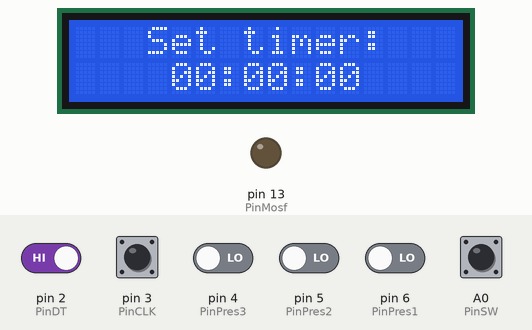
Simulated run of this sketch. Board: Arduino Nano, built with avr-gcc and run on an emulated ATmega328P. On the bench: 16×2 character LCD, output pins drawn as LEDs (lit = HIGH). Inputs (shaded band) come from the test bench; at power-on: A0 (PinSW), pin 2 (PinDT), pin 3 (PinCLK) HIGH, pin 4 (PinPres3), pin 5 (PinPres2), pin 6 (PinPres1) LOW. EEPROM starts erased.

Above: at 4.2 s.
4.3 s: pin 4 (PinPres3) driven HIGH
7.3 s: pin 2 (PinDT) driven LOW
At 8.0 s:
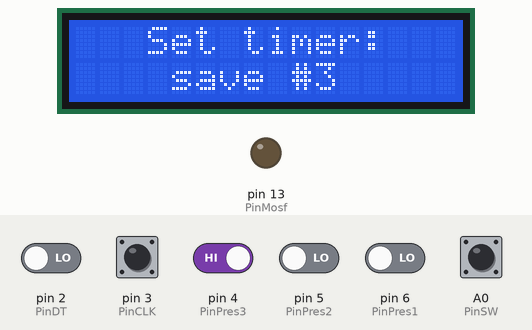
At 9.8 s:
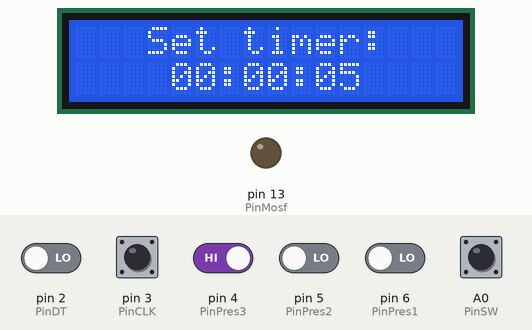
10.1 s: pin 5 (PinPres2) driven HIGH
13.1 s: pin 6 (PinPres1) driven HIGH
16.1 s: pin 6 (PinPres1) driven LOW
At 17.7 s:
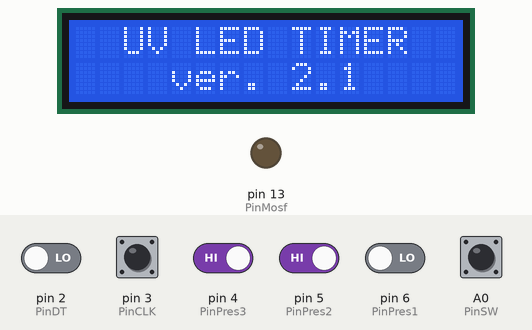
19.1 s: A0 (PinSW) pulled LOW for 1 s
At 21.1 s:
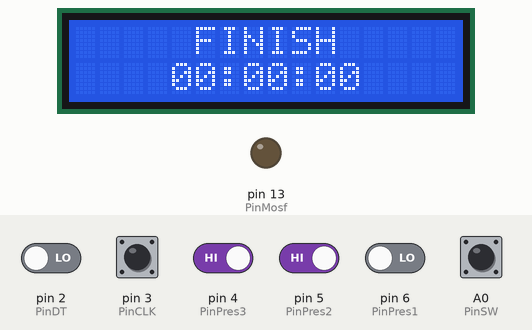
Timing chart, 0 to 22.6 s (numbered marks = the images above; inputs shaded):
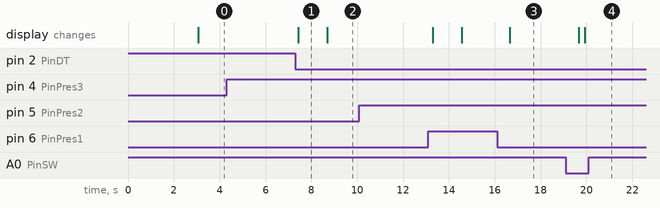

Measured:
- after the input at 4.3 s, every drawn part: stays the same
- after the input at 7.3 s, the display: first differs from a run without the input after 1.4 s (image 2)
- after the input at 10.1 s, every drawn part: stays the same
- after the input at 16.1 s, the display: changes after 0.57 s (image 3)
- after the input at 19.1 s, the display: first differs from a run without the input after 0.82 s (image 4)
- what the display in image 1 shows lasts 1.3 s, from 7.4 s to 8.7 s

The sketch:

Arduino.ino
```cpp
// ----------------------------------------------------------------------------
// LED засветка фоторезиста и паяльной маски
// версия 2.1 (Nano)
// (c) 2019 Дмитрий Дементьев <info@phpscript.ru>
// ----------------------------------------------------------------------------

#include <EEPROM.h>
#if ARDUINO >= 100
  #include <Arduino.h>
#else
  #include <WProgram.h>
#endif
#include "config.h"
#include "button.h"
#include "lcd.h"

LCD       lcd;
Data1602  fullDataScreen;
BUTTON    button1;
BUTTON    button2;
BUTTON    button3;

int  Presets[]    = {0, 0, 0};
int  PresetsBtn[] = {1, 2, 3};
unsigned long currentTime;   // текущее время
unsigned long loopTime;      // время окончания
unsigned long LimitTime = 0; // таймер
volatile boolean turn;
volatile boolean up;
boolean start = false;       // флаг запуска отсчета

void setup() {

  Serial.begin(9600);
  Presets[0] = EEPROM.read(0); // берем пресеты из EEPROM
  Presets[1] = EEPROM.read(1);
  Presets[2] = EEPROM.read(2);
  for(int i=0; i<2; i++) {
    if (Presets[i] < 0 || Presets[i] > 86400) Presets[i] = 0;
  }
  pinMode(PinCLK, INPUT); // входы
  pinMode(PinDT, INPUT);
  pinMode(PinSW, INPUT);
  digitalWrite(PinSW, HIGH);
  pinMode(PinPres1, INPUT);
  pinMode(PinPres2, INPUT);
  pinMode(PinPres3, INPUT);
  pinMode(PinMosf, OUTPUT);
  attachInterrupt (0, isr, CHANGE); // прерывание энкодера
  currentTime = millis();
  lcd.init();
  lcd.splashScreen();
  delay(3000);
}

void loop() {

  /**
     выбран режим отсчета
  */
  if (start == true) {

    digitalWrite(PinMosf, HIGH); // включаем

    // отсчет времени
    currentTime = millis();
    loopTime = currentTime + LimitTime*1000; // когда закончить
    while (currentTime < loopTime) { // сравниваем текущее время с временем окончания

      int h = LimitTime/60/60;
      int m = LimitTime/60%60;
      int s = LimitTime%60;

      sprintf(fullDataScreen.stroka1, "%s", "   Working...   ");
      sprintf(fullDataScreen.stroka2, "    %02d:%02d:%02d    ", h,m,s);

      LimitTime = (loopTime - currentTime) / 1000; // уменьшаем таймер
      currentTime = millis(); // получаем новое время

      lcd.updateScreen(&fullDataScreen);
    }

    // окончание работы таймера
    digitalWrite(PinMosf, LOW); // отключаем засветку

    sprintf(fullDataScreen.stroka1, "%s", "     FINISH     ");
    lcd.updateScreen(&fullDataScreen);
    start = false;
    delay (3000);

    /**
       выбран режим выбора времени
    */
  } else {

    digitalWrite(PinMosf, LOW); // отключаем засветку

    if (LimitTime > 86400) LimitTime = 0; // отбрасываем некорректные значения
    int h = LimitTime/60/60;
    int m = LimitTime/60%60;
    int s = LimitTime%60;

    sprintf(fullDataScreen.stroka1, "%s", "   Set timer:   ");
    sprintf(fullDataScreen.stroka2, "    %02d:%02d:%02d", h,m,s);

    // пресетs №1,2,3
    int bReturn[10];
    bReturn[0] = button1.checkButton(PinPres1);
    bReturn[1] = button2.checkButton(PinPres2);
    bReturn[2] = button3.checkButton(PinPres3);
    checkButtonClick(bReturn);

    // энкодер
    if (turn) {
      if (up) {
        LimitTime -= secStep;
      } else {
        LimitTime += secStep;
      }
      turn = false;
      if (LimitTime < 0) LimitTime = 0;
    }
    // кнопка энкодера
    if (digitalRead(PinSW) == LOW) {
      start = true;
    }
    lcd.updateScreen(&fullDataScreen);
    delay(250);
  }
}

/**
 * прерывание энкодера
 */
void isr ()  {
  up = (digitalRead(PinCLK) == digitalRead(PinDT));
  turn = true;
}

/**
 * кнопка
 */
void checkButtonClick (int bReturn[])  {
  for(int i=0; i<3; i++) {
    if (bReturn[i] == 1) { // нажатие на кнопку
      sprintf(fullDataScreen.stroka2, "    preset #%d    ", i+1);
      lcd.updateScreen(&fullDataScreen);
      LimitTime = Presets[i];
      delay(1000);
    }
    if (bReturn[i] == 2) { } // двойное нажатие на кнопку
    if (bReturn[i] == 3) { // удержание кнопки
      EEPROM.update(i, LimitTime);
      Presets[i] = LimitTime;
      sprintf(fullDataScreen.stroka2, "    save #%d    ", i+1);
      lcd.updateScreen(&fullDataScreen);
      delay(1000);
    }
    if (bReturn[i] == 4) { } // долгое удержание кнопки
  }
}
```

button.cpp
```cpp
#include "button.h"

BUTTON::BUTTON() { }

int BUTTON::checkButton(int pin) {
  int event = 0;
  buttonVal = digitalRead(pin);
  // Button pressed down
  if (buttonVal == HIGH && buttonLast == LOW && (millis() - upTime) > debounce) {
    downTime = millis();
    ignoreUp = false;
    waitForUp = false;
    singleOK = true;
    holdEventPast = false;
    longHoldEventPast = false;
    if ((millis() - upTime) < DCgap && DConUp == false && DCwaiting == true)  DConUp = true;
    else  DConUp = false;
    DCwaiting = false;
    // Button released
  } else if (buttonVal == LOW && buttonLast == HIGH && (millis() - downTime) > debounce) {
    if (not ignoreUp) {
      upTime = millis();
      if (DConUp == false) DCwaiting = true;
      else{
        event = 2;
        DConUp = false;
        DCwaiting = false;
        singleOK = false;
      }
    }
  }
  if ( buttonVal == LOW && (millis() - upTime) >= DCgap && DCwaiting == true && DConUp == false && singleOK == true && event != 2) { // Test for normal click event: DCgap expired
    event = 1;
    DCwaiting = false;
  }
  // Test for hold
  if (buttonVal == HIGH && (millis() - downTime) >= holdTime) {
    if (not holdEventPast) { // Trigger "normal" hold
      event = 3;
      waitForUp = true;
      ignoreUp = true;
      DConUp = false;
      DCwaiting = false;
      //downTime = millis();
      holdEventPast = true;
    }
    if ((millis() - downTime) >= longHoldTime) { // Trigger "long" hold
      if (not longHoldEventPast) {
        event = 4;
        longHoldEventPast = true;
      }
    }
  }
  buttonLast = buttonVal;
  return event;
}
```

button.h
```cpp
#ifndef BUTTON_H
#define BUTTON_H

#if ARDUINO >= 100
  #include <Arduino.h>
#else
  #include <WProgram.h>
#endif

// Button timing variables
const int debounce = 20;            // Ms debounce period to prevent flickering when pressing or releasing the button
const int DCgap = 250;              // Max ms between clicks for a double click event
const int holdTime = 3000;          // Ms hold period: how long to wait for press+hold event
const int longHoldTime = 6000;      // Ms long hold period: how long to wait for press+hold event

class BUTTON {
  private:
    // Button variables
    bool buttonVal = false;        // Value read from button
    bool buttonLast = false;       // Buffered value of the button's previous state
    bool DCwaiting = false;        // Whether we're waiting for a double click (down)
    bool DConUp = false;           // Whether to register a double click on next release, or whether to wait and click
    bool singleOK = true;          // Whether it's OK to do a single click
    long downTime = -1;            // Time the button was pressed down
    long upTime = -1;              // Time the button was released
    bool ignoreUp = false;         // Whether to ignore the button release because the click+hold was triggered
    bool waitForUp = false;        // When held, whether to wait for the up event
    bool holdEventPast = false;    // Whether or not the hold event happened already
    bool longHoldEventPast = false;// Whether or not the long hold event happened already
  public:
    BUTTON();
    int checkButton(int pin);
};

#endif
```

config.h
```cpp
#ifndef CONFIG_H
#define CONFIG_H

const uint8_t PinPres1 = 6;  // кнопки
const uint8_t PinPres2 = 5;
const uint8_t PinPres3 = 4;
const uint8_t PinLcd1  = 12; // экран
const uint8_t PinLcd2  = 11;
const uint8_t PinLcd3  = 10;
const uint8_t PinLcd4  = 9;
const uint8_t PinLcd5  = 8;
const uint8_t PinLcd6  = 7;
const uint8_t PinMosf  = 13; // мосфет
const uint8_t PinCLK   = 3;  // энкодер
const uint8_t PinDT    = 2;
const uint8_t PinSW    = A0;
const uint8_t secStep  = 5;  // шаг энкодера (сек.)

#endif
```

lcd.cpp
```cpp
#include "lcd.h"
#include "config.h"

LCD::LCD() {
  isset = true;
   display = new LiquidCrystal(PinLcd1, PinLcd2, PinLcd3, PinLcd4, PinLcd5, PinLcd6);
}

void LCD::init() {
  if (!isset) {
    return;
  }
  display->clear();
  display->begin(16, 2);
}

void LCD::splashScreen() {
  display->setCursor(0, 0);
  display->print("  UV LED TIMER  ");
  display->setCursor(0, 1);
  display->print("    ver. 2.1    ");
}

void LCD::updateScreen(Data1602* fullData) {
  display->setCursor(0, 0);
  display->print(fullData->stroka1);
  display->setCursor(0, 1);
  display->print(fullData->stroka2);
}
```

lcd.h
```cpp
#ifndef LCD_H
#define LCD_H

#if ARDUINO >= 100
  #include <Arduino.h>
#else
  #include <WProgram.h>
#endif

#include <LiquidCrystal.h>

struct Data1602 {
  int  first;       // Координата начала
  char stroka1[16];  // Первая строка
  char stroka2[16];  // Вторая строка
};

class LCD {
  private:
    LiquidCrystal *display;
  public:
    bool isset;
    LCD();
    void init();
    void splashScreen();
    void updateScreen(Data1602* fullData);
};

#endif
```
